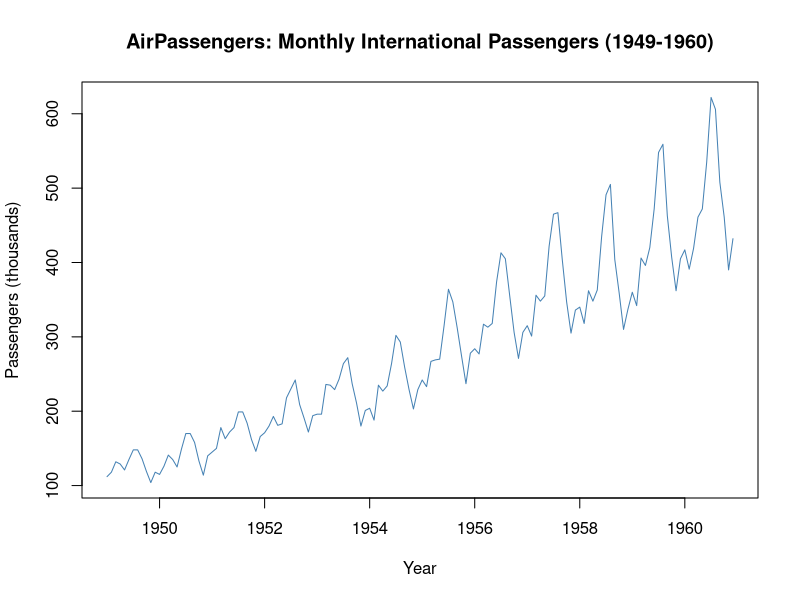
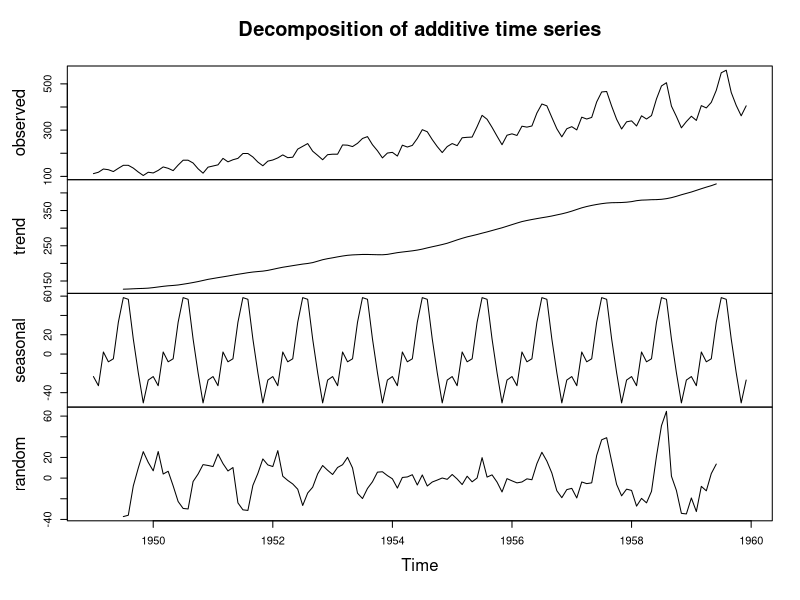
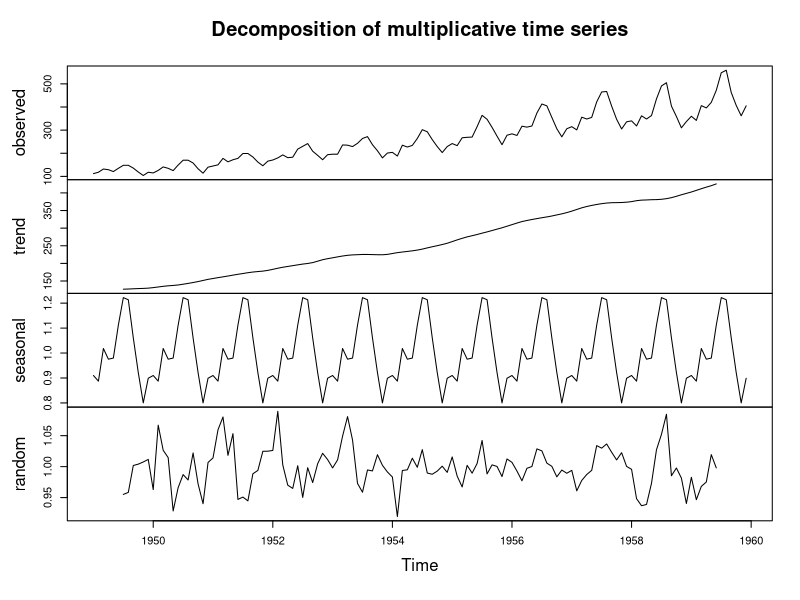
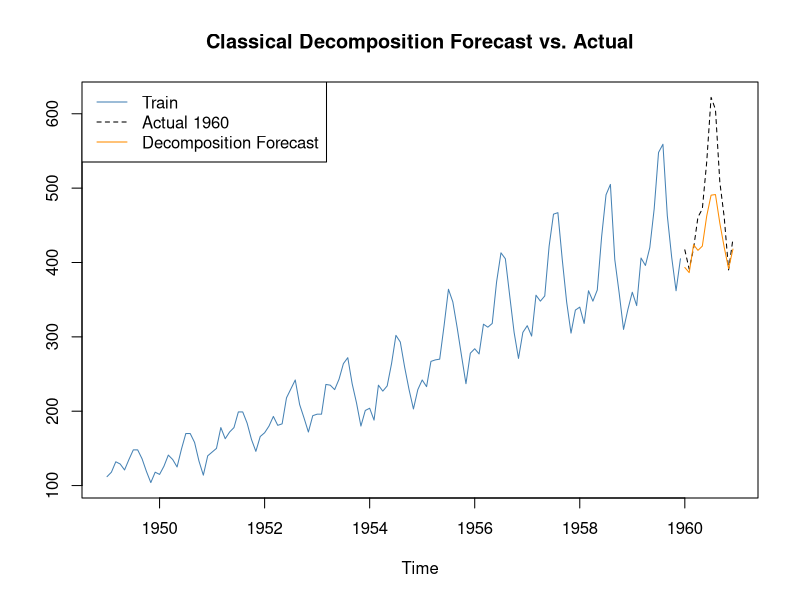
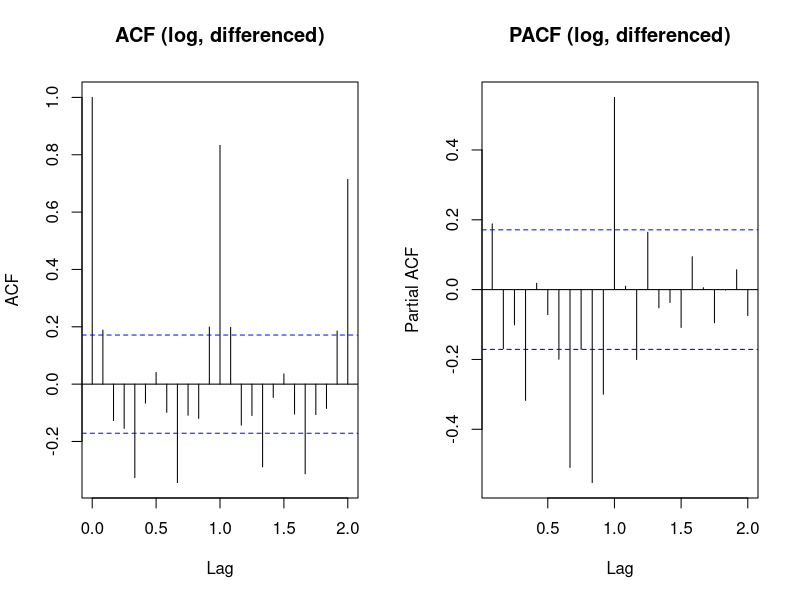
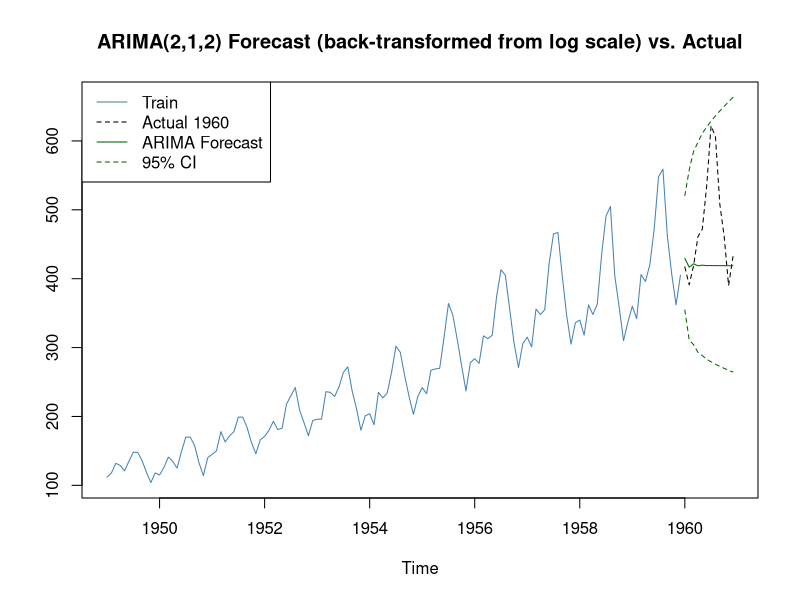

These charts were generated, in order, by the following R code:
## ---- chunk 1

if (!require(tseries)) install.packages("tseries", repos = "https://cloud.r-project.org")
library(tseries)

data("AirPassengers")

h <- 12
train <- window(AirPassengers, end = c(1959, 12))
test  <- window(AirPassengers, start = c(1960, 1))

head(AirPassengers)
cat("\nTotal months:", length(AirPassengers),
    " | Train:", length(train), " | Test:", length(test), "\n")
## ---- chunk 2
plot(AirPassengers,
     main = "AirPassengers: Monthly International Passengers (1949-1960)",
     xlab = "Year", ylab = "Passengers (thousands)", col = "steelblue")
## ---- chunk 3
decomp_add <- decompose(train, type = "additive")
plot(decomp_add)

decomp_mul <- decompose(train, type = "multiplicative")
plot(decomp_mul)

# Pull the trend line out as numbers, not just a picture
cat("Trend component, first 3 estimated months:\n")
print(round(head(na.omit(decomp_add$trend), 3), 2))
cat("\nTrend component, last 3 estimated months:\n")
print(round(tail(na.omit(decomp_add$trend), 3), 2))

# decompose() already stores the one-cycle seasonal index in $figure
add_seasonal_index <- setNames(decomp_add$figure, month.abb)
cat("\nAdditive seasonal index (thousands of passengers, +/- around trend):\n")
print(round(add_seasonal_index, 2))

mul_seasonal_index <- setNames(decomp_mul$figure, month.abb)
cat("\nMultiplicative seasonal index (ratio relative to trend):\n")
print(round(mul_seasonal_index, 3))

cat("\nAdditive residual std dev:       ", round(sd(na.omit(decomp_add$random)), 2),
    "(thousands of passengers)\n")
cat("Multiplicative residual std dev: ", round(sd(na.omit(decomp_mul$random)), 4),
    "(ratio, centered on 1.0)\n")
## ---- chunk 4
adf_raw <- adf.test(train)
print(adf_raw)

kpss_raw <- kpss.test(train)
print(kpss_raw)

lb_raw <- Box.test(train, lag = 12, type = "Ljung-Box")
print(lb_raw)

# Stabilize the variance with a log transform, then remove the trend with one difference
log_train <- log(train)
log_diff <- diff(log_train)

adf_diff <- adf.test(log_diff)
print(adf_diff)
## ---- chunk 5
trend_comp <- na.omit(decomp_add$trend)
t_trend <- seq_along(trend_comp)
fit <- lm(trend_comp ~ t_trend)

t_future <- seq(length(trend_comp) + 1, length(trend_comp) + h)
trend_forecast <- predict(fit, newdata = data.frame(t_trend = t_future))

# decompose() stores one repeating seasonal cycle in $figure
seasonal_forecast <- rep(decomp_add$figure, length.out = h)

decomp_forecast <- trend_forecast + seasonal_forecast

rmse_decomp <- sqrt(mean((decomp_forecast - as.numeric(test))^2))
mae_decomp <- mean(abs(decomp_forecast - as.numeric(test)))
mape_decomp <- mean(abs((as.numeric(test) - decomp_forecast) / as.numeric(test))) * 100

cat("Classical decomposition forecast vs. actual 1960:\n")
cat("  RMSE =", round(rmse_decomp, 1), "(thousands)\n")
cat("  MAE  =", round(mae_decomp, 1), "(thousands)\n")
cat("  MAPE =", round(mape_decomp, 1), "%\n")

forecast_ts <- ts(decomp_forecast, start = c(1960, 1), frequency = 12)

ts.plot(train, test, forecast_ts,
        col = c("steelblue", "black", "darkorange"), lty = c(1, 2, 1),
        main = "Classical Decomposition Forecast vs. Actual")
legend("topleft", legend = c("Train", "Actual 1960", "Decomposition Forecast"),
       col = c("steelblue", "black", "darkorange"), lty = c(1, 2, 1))
## ---- chunk 6
par(mfrow = c(1, 2))
acf(log_diff, lag.max = 24, main = "ACF (log, differenced)")
pacf(log_diff, lag.max = 24, main = "PACF (log, differenced)")
par(mfrow = c(1, 1))
## ---- chunk 7
orders <- list(
  "AR(2)"        = c(2, 0, 0),
  "MA(2)"        = c(0, 0, 2),
  "ARMA(2,2)"    = c(2, 0, 2),
  "ARIMA(2,1,2)" = c(2, 1, 2)
)

model_comparison <- t(sapply(orders, function(o) {
  fit <- arima(log_train, order = o)
  c(AIC = AIC(fit), in_sample_RMSE_log = sqrt(mean(fit$residuals^2)))
}))
print(round(model_comparison, 4))
## ---- chunk 8
final_fit <- arima(log_train, order = c(2, 1, 2))
pred <- predict(final_fit, n.ahead = h)

upper_log <- pred$pred + 1.96 * pred$se
lower_log <- pred$pred - 1.96 * pred$se

fc_mean <- exp(pred$pred)
upper <- exp(upper_log)
lower <- exp(lower_log)

rmse_arima <- sqrt(mean((as.numeric(fc_mean) - as.numeric(test))^2))
mae_arima <- mean(abs(as.numeric(fc_mean) - as.numeric(test)))
mape_arima <- mean(abs((as.numeric(test) - as.numeric(fc_mean)) / as.numeric(test))) * 100

cat("ARIMA(2,1,2) forecast vs. actual 1960:\n")
cat("  RMSE =", round(rmse_arima, 1), "(thousands)\n")
cat("  MAE  =", round(mae_arima, 1), "(thousands)\n")
cat("  MAPE =", round(mape_arima, 1), "%\n")

forecast_ts <- ts(as.numeric(fc_mean), start = c(1960, 1), frequency = 12)
upper_ts <- ts(as.numeric(upper), start = c(1960, 1), frequency = 12)
lower_ts <- ts(as.numeric(lower), start = c(1960, 1), frequency = 12)

ts.plot(train, test, forecast_ts, upper_ts, lower_ts,
        col = c("steelblue", "black", "darkgreen", "darkgreen", "darkgreen"),
        lty = c(1, 2, 1, 2, 2),
        main = "ARIMA(2,1,2) Forecast (back-transformed from log scale) vs. Actual")
legend("topleft", legend = c("Train", "Actual 1960", "ARIMA Forecast", "95% CI"),
       col = c("steelblue", "black", "darkgreen", "darkgreen"), lty = c(1, 2, 1, 2))
## ---- chunk 9
accuracy_comparison <- data.frame(
  RMSE = c(rmse_decomp, rmse_arima),
  MAE = c(mae_decomp, mae_arima),
  MAPE = c(mape_decomp, mape_arima)
)
rownames(accuracy_comparison) <- c("Classical Decomposition", "ARIMA(2,1,2)")
print(round(accuracy_comparison, 2))
